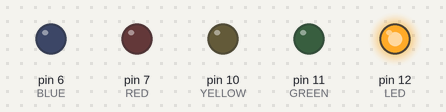
This sketch was run on a simulated Arduino Uno, built with avr-gcc and run on an emulated ATmega328P. Shown: output pins drawn as LEDs (lit = HIGH).

Above: at 0.5 s.
At 2.5 s:
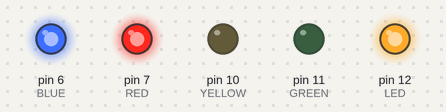
At 3.5 s:
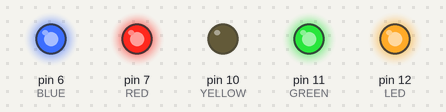
At 5.5 s:
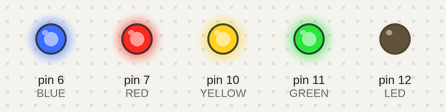
At 8.5 s:
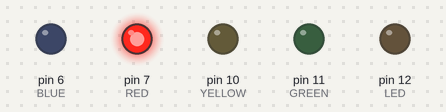
At 11.5 s:
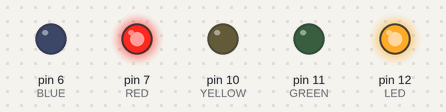
Timing chart, 0 to 13.0 s (numbered marks = the images above):
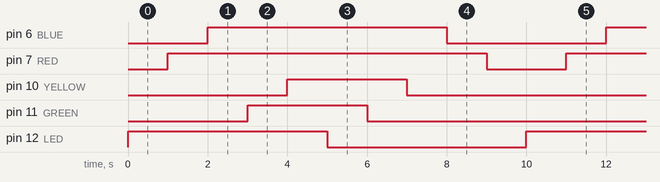

The sketch:

Blink.ino
```cpp
int GREEN =11;
int YELLOW =10;
int RED =7;
int BLUE =6;
int LED =12;
// the setup function runs once when you press reset or power the board
void setup() {
  // initialize digital pin LED_BUILTIN as an output.
  pinMode(LED, OUTPUT);
  pinMode(YELLOW, OUTPUT);
  pinMode(GREEN, OUTPUT);
  pinMode(RED, OUTPUT);
  pinMode(BLUE, OUTPUT);
}

// the loop function runs over and over again forever
void loop() {
  digitalWrite(LED, HIGH);   // turn the LED on (HIGH is the voltage level)
  delay(1000); // wait for a second
  digitalWrite(RED, HIGH);   // turn the LED on (HIGH is the voltage level)
  delay(1000);
  digitalWrite(BLUE, HIGH);   // turn the LED on (HIGH is the voltage level)
  delay(1000);
  digitalWrite(GREEN, HIGH);   // turn the LED on (HIGH is the voltage level)
  delay(1000);
  digitalWrite(YELLOW, HIGH);   // turn the LED on (HIGH is the voltage level)
  delay(1000);

  digitalWrite(LED, LOW);    // turn the LED off by making the voltage LOW
  delay(1000);                       // wait for a second
  digitalWrite(GREEN, LOW);    // turn the LED off by making the voltage LOW
  delay(1000);
  digitalWrite(YELLOW, LOW);    // turn the LED off by making the voltage LOW
  delay(1000);
  digitalWrite(BLUE, LOW);    // turn the LED off by making the voltage LOW
  delay(1000);
  digitalWrite(RED, LOW);    // turn the LED off by making the voltage LOW
  delay(1000);

}
```

Measured:
- by itself, pin 6 (BLUE): alternates HIGH for 6.0 s and LOW for 4.0 s
- by itself, pin 7 (RED): alternates HIGH for 8.0 s and LOW for 2.0 s
- by itself, pin 10 (YELLOW), pin 11 (GREEN): alternates HIGH for 3.0 s and LOW for 7.0 s
- by itself, pin 12 (LED): alternates HIGH for 5.0 s and LOW for 5.0 s
